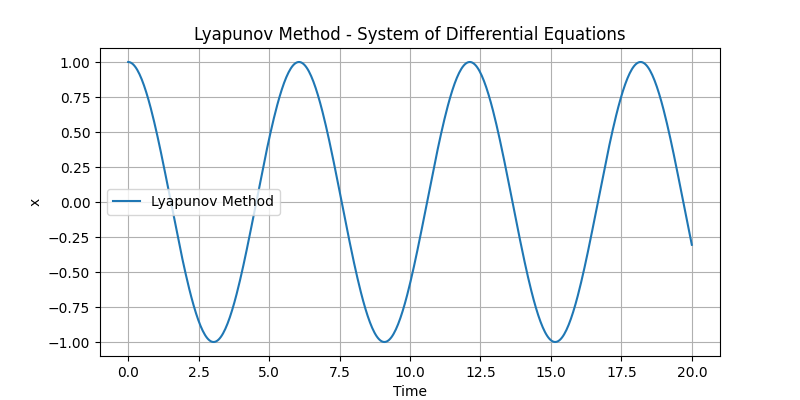

This figure's Python source:
import numpy as np
from scipy.integrate import odeint
import matplotlib.pyplot as plt


# Define the Lyapunov system of differential equations
def lyapunov_system(z, t, epsilon):
    x, y = z
    dxdt = y
    dydt = -x - epsilon * x**3
    return [dxdt, dydt]

# Parameter epsilon
epsilon = 0.1

# Initial conditions
initial_conditions_lyapunov = [1.0, 0.0]

# Time points for integration
time_points_lyapunov = np.linspace(0, 20, 500)

# Solve the Lyapunov system of differential equations using odeint
solution_lyapunov = odeint(lyapunov_system, initial_conditions_lyapunov, time_points_lyapunov, args=(epsilon,))

# Plot the result of the Lyapunov method

plt.figure(figsize=(8, 4))
plt.plot(time_points_lyapunov, solution_lyapunov[:, 0], label='Lyapunov Method')
plt.title('Lyapunov Method - System of Differential Equations')
plt.xlabel('Time')
plt.ylabel('x')
plt.legend()
plt.grid(True)
plt.show()
